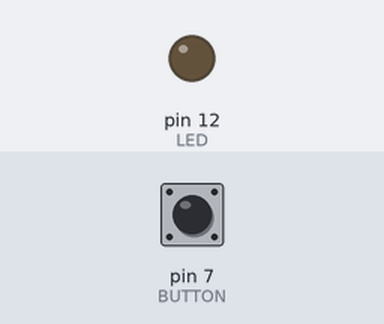
Bench run of a sketch on a simulated Arduino Uno, built with avr-gcc and run on an emulated ATmega328P. Parts: output pins drawn as LEDs (lit = HIGH). The inputs (shaded band) are chosen by the test bench; at power-on: pin 7 (BUTTON) LOW.

Above: at 1.2 s.
1.3 s: pin 7 (BUTTON) pulled HIGH for 1 s
At 1.8 s:
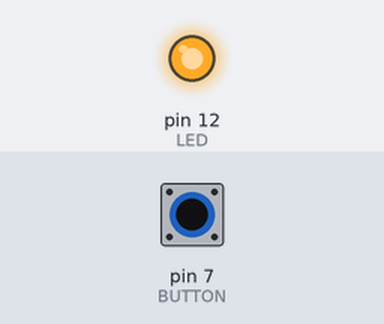
4.3 s: pin 7 (BUTTON) pulled HIGH for 3.2 s
At 7.8 s:
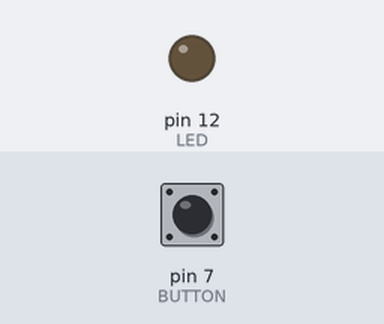
Timing chart, 0 to 9.3 s (numbered marks = the images above; inputs shaded):
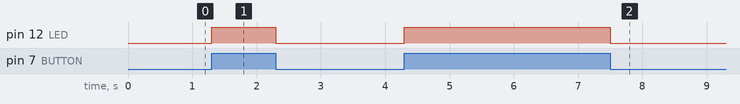

The sketch:

0725-sungil.ino
```cpp
#define LED 12
#define BUTTON 7
void setup() {
  // put your setup code here, to run once:
pinMode(LED,OUTPUT);
pinMode(BUTTON,INPUT);
}

void loop() {
  // put your main code here, to run repeatedly:
if(digitalRead(BUTTON)==HIGH){
digitalWrite(LED,HIGH);
delay(100);
digitalWrite(LED,LOW);
}
}                                                                                                                                                                                      
```

Measured:
- after the input at 1.3 s, pin 12 (LED): LOW → HIGH at once, → LOW 1.0 s later
- after the input at 4.3 s, pin 12 (LED): LOW → HIGH at once, → LOW 3.2 s later
